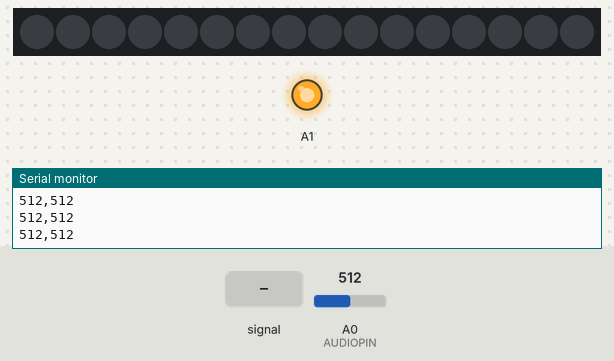
The sketch below on a simulated Arduino Uno, built with avr-gcc and run on an emulated ATmega328P. On the bench: 16 RGB LEDs in strip order, left to right, output pins drawn as LEDs (lit = HIGH), the last lines printed to the serial monitor. The inputs (shaded band) are chosen by the test bench; at power-on: A0 (AUDIOPIN) = 512.

Above: at 1.2 s.
1.3 s: A0 (AUDIOPIN) fed a 200 Hz sine of ±255 counts around its level
At 1.82 s:
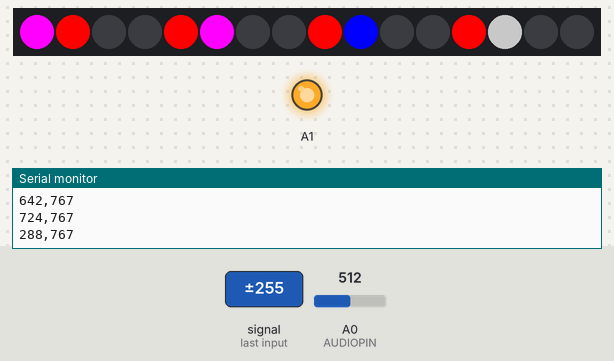
3.7 s: A0 (AUDIOPIN) set to 900
At 4.9 s:
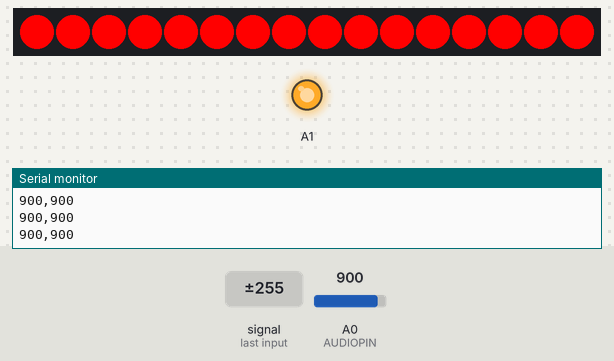
5.4 s: A0 (AUDIOPIN) set to 707
6.9 s: A0 (AUDIOPIN) set to 689
At 7.8 s:
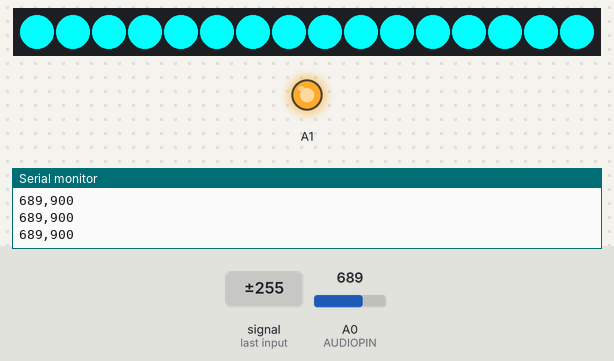
8.7 s: A0 (AUDIOPIN) fed a 2 Hz sine of ±306 counts around its level
At 9.18 s:
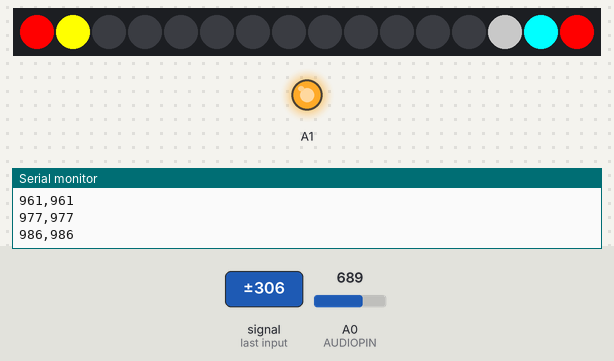
11.4 s: A0 (AUDIOPIN) fed a 50 Hz sine of ±306 counts around its level
At 11.65 s:
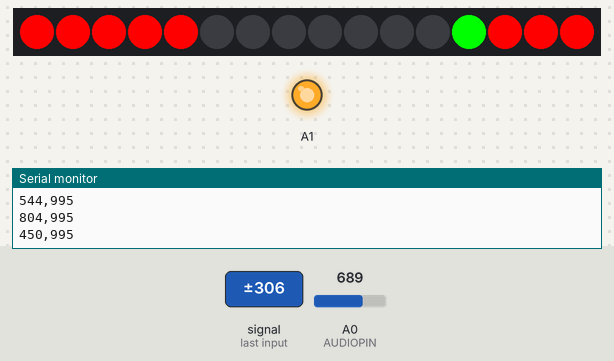
Timing chart, 0 to 14.4 s (numbered marks = the images above; inputs shaded):
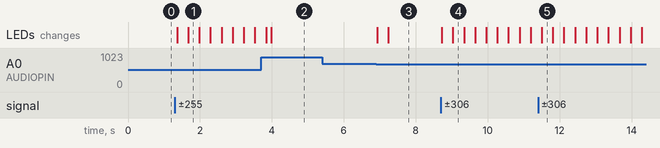

Measured:
- the behaviour switches between 700 and 699 on A0 (AUDIOPIN) (found by bisection; images 2 and 3)
- after the input at 1.3 s, the LEDs: first change after 0.07 s (image 1 shows a later state)
- after the input at 6.9 s, the LEDs: first change at once (image 3 shows a later state)
- after the input at 8.7 s, the LEDs: first change at once (image 4 shows a later state)

The sketch:

RGB_audio_visualizer.ino
```cpp
#include <Adafruit_NeoPixel.h>


#define AUDIOPIN A0
#define PIN 6          // Pin
#define N_LEDS 16      //Number of led in total strips
#define THRESHOLD 600  // sets threshold for sound sensor

Adafruit_NeoPixel strip = Adafruit_NeoPixel(N_LEDS, PIN, NEO_GRB + NEO_KHZ800);
int maxamp = 0;
unsigned long noti;

uint32_t c[N_LEDS];

void setup() {
  pinMode(AUDIOPIN, INPUT);
  pinMode(A1, OUTPUT);
  pinMode(3, INPUT);
  digitalWrite(A1, HIGH);
  Serial.begin(9600);
  strip.begin();
  for (int i = 0; i < N_LEDS; i++) {
    c[i] = strip.Color(0, 0, 0);
  }
}

void loop() {
  int soundsens = analogRead(AUDIOPIN);  // read analog data from sensor
  maxamp=max(maxamp,soundsens);
  Serial.print(soundsens);
  Serial.print(",");
  Serial.println(maxamp);

  uint32_t served = colorServe(soundsens);
  if (millis() - noti > 10) {
    chase(served);
    noti = millis();
  }
}


void chase(uint32_t served) {
  int count = 0;
  for (int i = N_LEDS - 1; i > 0; i--) {
    c[i] = c[i - 1];
    strip.setPixelColor(i, c[i]);
    if (c[i] != 0) {
      count++;
    }
  }
  c[0] = served;
  strip.setPixelColor(0, c[0]);
  strip.show();
}

uint32_t colorServe(int val) {
  if (val < THRESHOLD) {
    return 0;
  } else if (val < THRESHOLD+30) {
    return strip.Color(100, 100, 100);
  } else if (val < THRESHOLD+50) {
    return strip.Color(0, 0, 255);
  } else if (val < THRESHOLD+60) {
    return strip.Color(0, 255, 0);
  } else if (val < THRESHOLD+70) {
    return strip.Color(255, 255, 0);
  } else if (val < THRESHOLD+80) {
    return strip.Color(255, 0, 255);
  } else if (val < THRESHOLD+100) {
    return strip.Color(0, 255, 255);
  } else {
    return strip.Color(255, 0, 0);
  }
}
```
